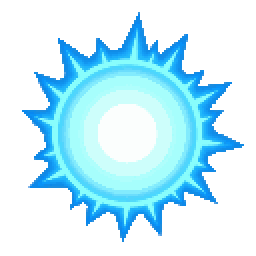
#> input picture assets/combat/vfx/grenzbrecher/kern.png, 128 x 128 px (shown 2 times larger); its folder holds 4 pictures in this run
$ python preview.py out.png
#> lines starting #> are read from the running program, lines starting #| are printed output that depends on the picture
#!/usr/bin/env python3
"""Vorschau der Grenzbrecher-Effekte mit Bloom (additiv, weich), wie im Spiel.
    python3 -I tools/spannkraft/preview.py <ausgabe-ordner>
"""
import pathlib, sys
from PIL import Image, ImageChops, ImageDraw, ImageFilter, ImageFont

ROOT = pathlib.Path(__file__).resolve().parents[2]
SRC = ROOT / "assets" / "combat" / "vfx" / "grenzbrecher"
ORDER = [("kern", "Kern (Strahl-Mündung)"), ("strahl", "Kernstrahl"), ("schockring", "Ki-Erschütterung"),
         ("faust", "Steilpfad-Folge"), ("tritt", "Drehtritt"), ("aura", "Aura (Sammeln)"),
         ("fernschritt", "Fernschritt"), ("meteor", "Meteor-Abschluss"), ("grenzbruch", "Grenzbruch"),
         ("sonnenkern", "Sonnenkern"), ("einschlag", "Einschlag"), ("schockring", "Ki-Erschütterung")]
BG = (14, 12, 24)
CELL, S = 300, 2


def bloom(frame: Image.Image, strength=1.0) -> Image.Image:
    rgb = frame.convert("RGB")
    bright = rgb.point(lambda v: max(0, v - 150) * 2)
    out = rgb
    for r, k in ((5, 0.8), (14, 0.6), (32, 0.45)):
        g = bright.filter(ImageFilter.GaussianBlur(r)).point(lambda v, k=k: int(v * k * strength))
        out = ImageChops.add(out, g)
    return out


def font(size):
    for f in ("/usr/share/fonts/truetype/dejavu/DejaVuSans-Bold.ttf",):
        try:
            return ImageFont.truetype(f, size)
        except OSError:
            pass
    return ImageFont.load_default()


def cell(name, label, t=1.0):
#> called with name = 'kern', label = 'Kern (Strahl-Mündung)', t = 0.62
    c = Image.new("RGBA", (CELL, CELL), BG + (255,))
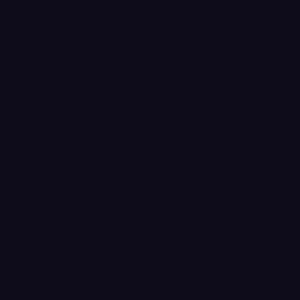
#> c: PIL image 300x300 RGBA; mean R, G, B, A 14, 12, 24, 255
    im = Image.open(SRC / f"{name}.png").convert("RGBA")
#> im is the input picture: PIL image 128x128 RGBA; mean R, G, B, A 50.1, 91, 104, 106.8
    sc = 0.55 + 0.45 * min(1.0, t * 1.6)
    size = int(128 * S * sc)
    im = im.resize((size, size), Image.NEAREST)
#> im: PIL image 255x255 RGBA
    a = 1.0 if t < 0.7 else max(0.0, 1 - (t - 0.7) / 0.3)
    if a < 1:
        im.putalpha(im.getchannel("A").point(lambda v: int(v * a)))
    c.alpha_composite(im, ((CELL - size) // 2, (CELL - size) // 2 - 10))
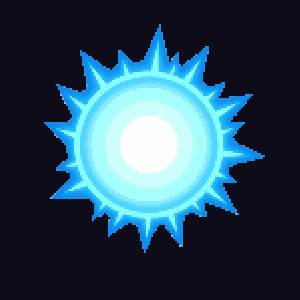
#> c: PIL image 300x300 RGBA; mean R, G, B, A 45.6, 73.7, 91.5, 255
    out = bloom(c, 0.6 + 0.6 * a)
#> in bloom, `bright = rgb.point(lambda v: max(0, v - 150) * 2)`:
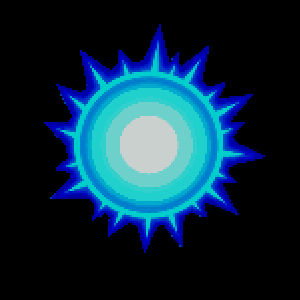
#> bright: PIL image 300x300 RGB; mean R, G, B 11.7, 41.2, 59.2
#> the loop in bloom, `for r, k in ((5, 0.8), (14, 0.6), (32, 0.45)):` made 3 passes
#> pass 1, in bloom, `g = bright.filter(ImageFilter.GaussianBlur(r)).point(lambda v, k=k: in..`:
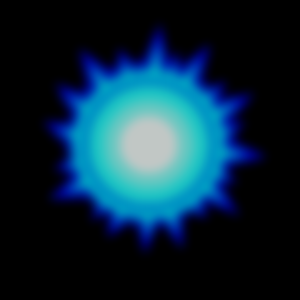
#> g: PIL image 300x300 RGB; mean R, G, B 11.2, 39.4, 56.6
#> pass 1, in bloom, `out = ImageChops.add(out, g)`:
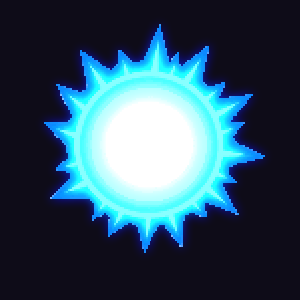
#> out: PIL image 300x300 RGB; mean R, G, B 49.6, 79.4, 97.1
#> after the loop in bloom, `for r, k in ((5, 0.8), (14, 0.6), (32, 0.45)):`:
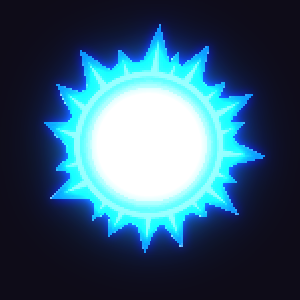
#> out: PIL image 300x300 RGB; mean R, G, B 54.3, 88.5, 111.8
    ImageDraw.Draw(out).text((CELL // 2, CELL - 16), label, fill=(240, 236, 220), font=font(15), anchor="mm")
    return out


def sheet(t=1.0):
    W = Image.new("RGB", (4 * CELL, 3 * CELL), BG)
    for i, (n, l) in enumerate(ORDER):
        W.paste(cell(n, l, t), ((i % 4) * CELL, (i // 4) * CELL))
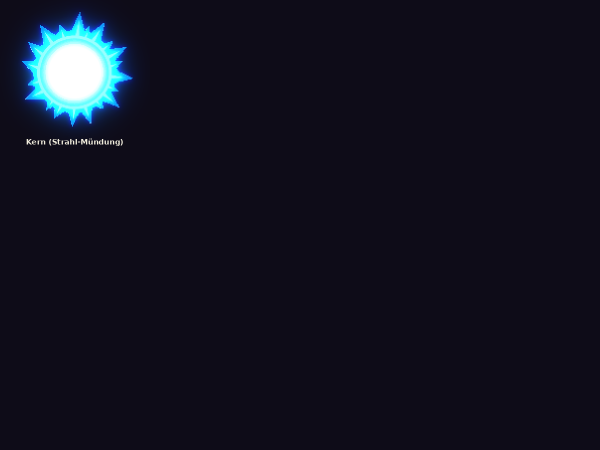
#> W: PIL image 1200x900 RGB (shown at 1/2 size); mean R, G, B 17.5, 18.6, 31.5
    return W


def main():
    out = pathlib.Path(sys.argv[1])
    out.mkdir(parents=True, exist_ok=True)
    sheet(0.62).save(out / "grenzbrecher-effekte.png")
    frames = [sheet(i / 13) for i in range(1, 14)] + [Image.new("RGB", (4 * CELL, 3 * CELL), BG)] * 2
    frames = [f.resize((f.width // 2, f.height // 2), Image.LANCZOS) for f in frames]
    frames[0].save(out / "grenzbrecher-effekte.gif", save_all=True, append_images=frames[1:], duration=70, loop=0)


if __name__ == "__main__":
#> (the run stopped early here; a loop or call above may not have finished)
